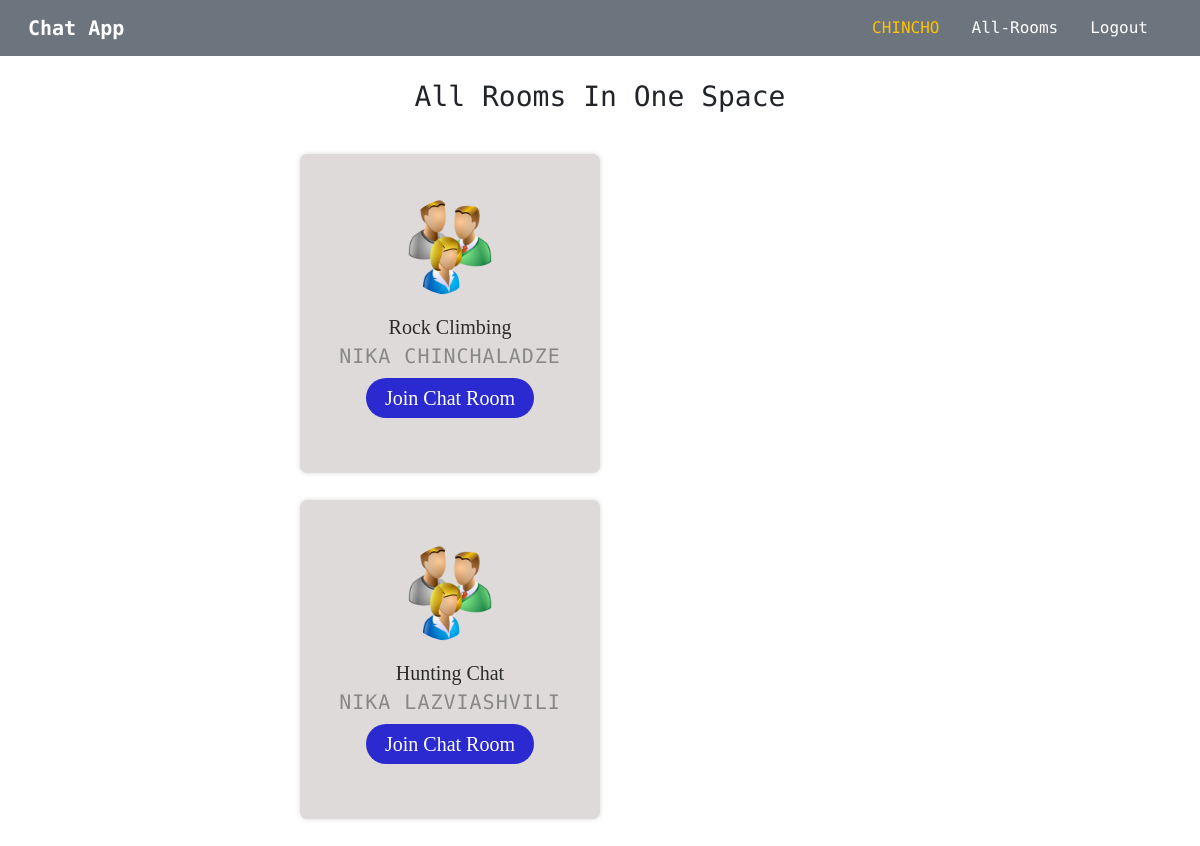
Before: /all-rooms (signed in) with the older database file.
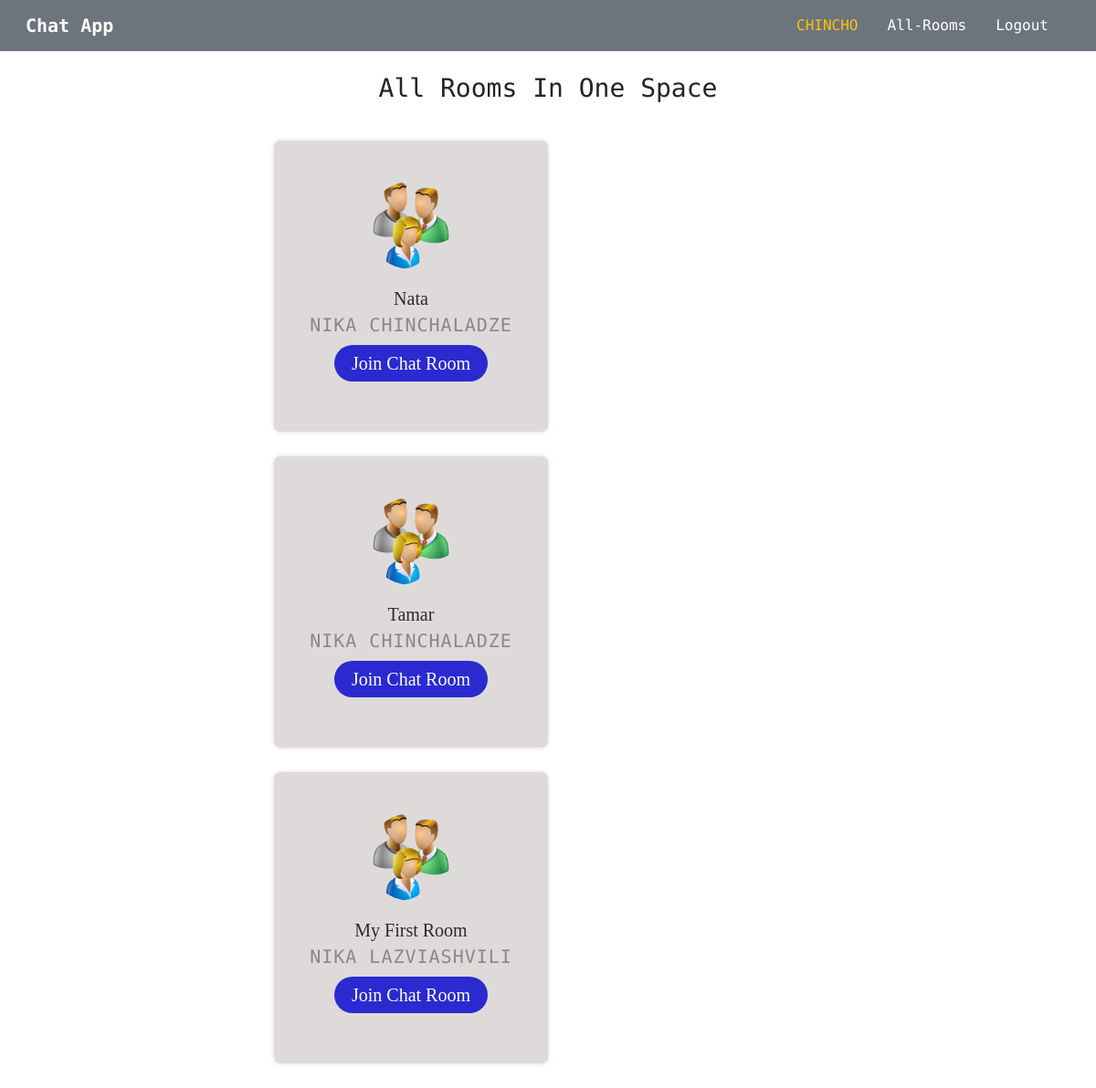
After: the same page with the newer database file.
### chat_app/models.py (models this page shows, shortened)
class Room(models.Model):
    name = models.CharField(max_length=1000)
    slug = models.SlugField(max_length=1500, null=True)
    user = models.ForeignKey(User, on_delete=models.CASCADE, null=True)

### chat_app/views.py (the view)
# urls.py: path("all-rooms", views.all_rooms, name="all-rooms"),
@login_required
def all_rooms(request):
    present_user = request.user
    rooms = Room.objects.all()
    return render(request, "chat/all.html", {
        "rooms": rooms,
        "user": present_user
    })

### chat_app/templates/chat/all.html (shortened to what this page needs)
{% extends "base.html" %}
{% load static %}
{% block css_styles %}
    <link rel="stylesheet" href="{% static 'chat/search.css' %}">
    <link rel="stylesheet" href="{% static 'chat/all.css' %}">
{% endblock %}
{% block content %}
    <h3 class="text-center mt-4 mb-3">All Rooms In One Space</h3>
    <div class="outer-div">
        {% for room in rooms %}
            <figure class="my-card">
                <div class="profile-image"><img src="{% static 'chat/img/user_icon.png' %}" alt="profile-sample2" /></div>
                <figcaption>
                  <h3>{{ room.name }}</h3>
                  <h5>{{ room.user.first_name }} {{ room.user.last_name }}</h5>
                  <h3><a class="join-link" href="{% url 'room-users' room=room.name username=user.username %}">Join Chat Room</a></h3>
                </figcaption>
            </figure>
        {% endfor %}
    </div>
{% endblock %}

### templates/base.html (shortened to what this page needs)
{% load static %}
<!DOCTYPE html>
<html lang="en">
<head>
  <link href="https://cdn.jsdelivr.net/npm/bootstrap@5.3.0-alpha1/dist/css/bootstrap.min.css" rel="stylesheet">
  <link rel="stylesheet" href="{% static 'base.css' %}">
  {% block css_styles %}  {% endblock  %}
</head>
  <body>
    <nav class="navbar navbar-expand-lg bg-secondary ps-3 pe-3">
      <div class="container-fluid">
        <span class="navbar-brand text-white fw-bold">Chat App</span>
        <div class="collapse navbar-collapse" id="navbarNavAltMarkup">
          <div class="navbar-nav ms-auto">
            {% if user.is_authenticated %}
              <a class="nav-link text-warning me-3 active" aria-current="page" href="{% url 'personal-page' %}">{{ user.username|upper }}</a>
              <a class="nav-link text-white me-3" href="{% url 'all-rooms' %}">All-Rooms</a>
              <a class="nav-link text-white me-3" href="{% url 'logout-user' %}">Logout</a>
            {% else %}
              <a class="nav-link text-white me-3" href="{% url 'register-user' %}">Register</a>
              <a class="nav-link text-white" href="{% url 'login-user' %}">Login</a>
            {% endif %}
          </div>
        </div>
      </div>
    </nav>
    {% block content %}  {% endblock  %}
  </body>
</html>

### static/base.css (style rules this page uses)
body { font-family: 'Roboto Mono', monospace; }

### chat_app/static/chat/search.css (style rules this page uses)
.outer-div { width: 50%; margin: 30px auto; }

### chat_app/static/chat/all.css (style rules this page uses)
.my-card { display: inline-block; overflow: hidden; margin: 10px auto; min-width: 250px; max-width: 310px; width: 50%; background-color: #dfdada; color: #2B2B2B; text-align: center; font-size: 16px; box-shadow: 0 0 5px rgba(0, 0, 0, 0.15); border-radius: 7px; }
.my-card * { -webkit-box-sizing: border-box; box-sizing: border-box; }
.my-card .profile-image { padding: 15% 10% 0; }
.my-card .profile-image img { max-width: 100%; vertical-align: top; position: relative; border-radius: 50%; max-width: 40%; }
.my-card figcaption { padding: 5% 10% 15%; }
.my-card h3 { font-family: 'Oswald'; text-transform: capitalize; font-size: 20px; font-weight: 400; line-height: 24px; margin: 5px 0; }
.my-card h5 { font-weight: 400; margin: 5px 0; text-transform: uppercase; color: #888; letter-spacing: 1px; }
.join-link { text-decoration: none; text-align: center; color: white; background-color: rgba(8, 8, 206, 0.836); display: flex; justify-content: center; align-items: center; width: 70%; height: 40px; border-radius: 30px; margin: 10px auto; }

Changed rows visible on the page:
removed Room: name "Rock Climbing", user.first_name "NIKA", user.last_name "CHINCHALADZE"
removed Room: name "Hunting Chat", user.first_name "NIKA", user.last_name "LAZVIASHVILI"
added Room: name "Nata", user.first_name "NIKA", user.last_name "CHINCHALADZE"
added Room: name "Tamar", user.first_name "NIKA", user.last_name "CHINCHALADZE"
added Room: name "My First Room", user.first_name "NIKA", user.last_name "LAZVIASHVILI"
